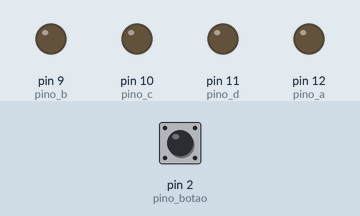
Simulated run of this sketch. Board: Arduino Uno, built with avr-gcc and run on an emulated ATmega328P. On the bench: output pins drawn as LEDs (lit = HIGH). Inputs (shaded band) come from the test bench; at power-on: pin 2 (pino_botao) HIGH. Random numbers use the default seed unless the sketch sets one.

Above: at 1.2 s.
1.3 s: pin 2 (pino_botao) pulled LOW for 1 s
At 2.9 s:
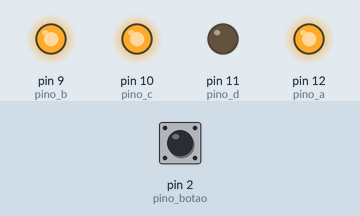
4.3 s: pin 2 (pino_botao) pulled LOW for 3.2 s
At 8.1 s:
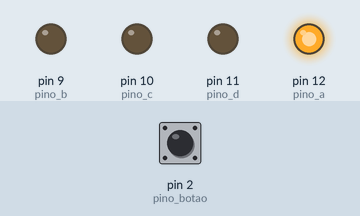
9.0 s: pin 2 (pino_botao) pulled LOW for 3.2 s
At 12.9 s:
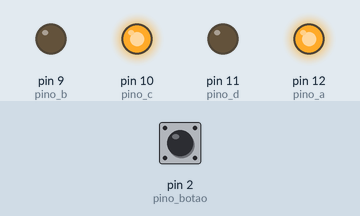
13.7 s: pin 2 (pino_botao) pulled LOW for 0.15 s
At 15.3 s:
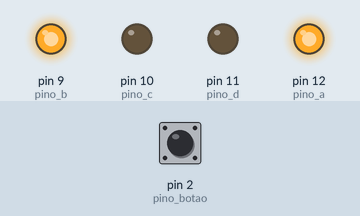
Timing chart, 0 to 16.3 s (numbered marks = the images above; inputs shaded):
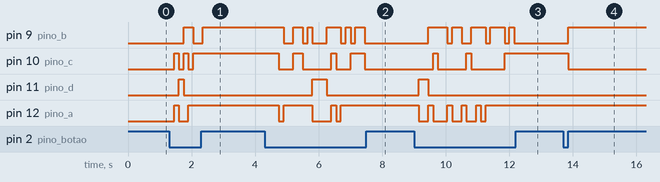

Measured:
- after the input at 1.3 s, pin 9 (pino_b): LOW → HIGH after 0.45 s, → LOW 0.30 s later, → HIGH 0.30 s later; pin 10 (pino_c): alternates HIGH for 0.15 s and LOW for 0.15 s, 5 changes in all, then stays HIGH, starting after 0.15 s
- after the input at 4.3 s, pin 9 (pino_b): HIGH → LOW after 0.60 s, → HIGH 0.30 s later, → LOW 0.30 s later, → HIGH 0.15 s later, … (11 changes in this stretch); pin 10 (pino_c): goes LOW 0.45 s, HIGH 0.30 s, LOW 0.90 s, HIGH 0.15 s, LOW 0.45 s, HIGH 0.45 s, then LOW, starting after 0.45 s
- after the input at 9.0 s, pin 9 (pino_b): LOW → HIGH after 0.45 s, → LOW 0.60 s later, → HIGH 0.15 s later, → LOW 0.30 s later, … (10 changes in this stretch); pin 10 (pino_c): alternates HIGH for 0.15 s and LOW for 0.98 s, 5 changes in all, then stays HIGH, starting after 0.60 s
- after the input at 13.7 s, pin 9 (pino_b): LOW → HIGH after 0.15 s; pin 10 (pino_c): HIGH → LOW after 0.15 s

The sketch:

dado_eletronico.ino
```cpp
/*******************************************************************************
* RoboCore Kit Iniciante V8 para Arduino - 22. Projeto Dado Eletrônico
* Sorteia e exibe valores de 1 a 8 no display de 7 segmentos
*******************************************************************************/
// Pinos responsáveis pelo código BCD
const int pino_a = 12;
const int pino_b = 9;
const int pino_c = 10;
const int pino_d = 11;

// Pino para o botão de sorteio
const int pino_botao = 2;

int leitura_botao, resultado; // Variáveis para leitura do botão

void setup() {
  Serial.begin(9600);
  // Configuração dos pinos do código BCD
  pinMode(pino_a, OUTPUT); // Digito menos significativo
  pinMode(pino_b, OUTPUT);
  pinMode(pino_c, OUTPUT);
  pinMode(pino_d, OUTPUT); // Digito mais significativo

  pinMode(pino_botao, INPUT_PULLUP); // Pino para o botão de sorteio
}

void loop(){
  leitura_botao = digitalRead(pino_botao); // leitura do botão
  if (leitura_botao == LOW) { // verifica se o botão foi pressionado
    delay(150); // delay de 100 ms para que o código não fique sorteando diversos números
    resultado = random(1,10); // Sorteia valores de 1 a 8
    switch (resultado) {
      case 1: // aciona os pinos para o dígito 1, caso o valor da váriavel resultado seja igual a 1
      digitalWrite(pino_a, HIGH);
      digitalWrite(pino_b, LOW);
      digitalWrite(pino_c, LOW);
      digitalWrite(pino_d, LOW);
    break; // encerra o switch

      case 2: // aciona os pinos para o dígito 2, caso o valor da váriavel resultado seja igual a 2
        digitalWrite(pino_a, LOW);
        digitalWrite(pino_b, HIGH);
        digitalWrite(pino_c, LOW);
        digitalWrite(pino_d, LOW);
    break; // encerra o switch

      case 3: // aciona os pinos para o dígito 3, caso o valor da váriavel resultado seja igual a 3
        digitalWrite(pino_a, HIGH);
        digitalWrite(pino_b, HIGH);
        digitalWrite(pino_c, LOW);
        digitalWrite(pino_d, LOW);
    break; // encerra o switch

      case 4: // aciona os pinos para o dígito 4, caso o valor da váriavel resultado seja igual a 4
        digitalWrite(pino_a, LOW);
        digitalWrite(pino_b, LOW);
        digitalWrite(pino_c, HIGH);
        digitalWrite(pino_d, LOW);
    break; // encerra o switch

      case 5: // aciona os pinos para o dígito 5, caso o valor da váriavel resultado seja igual a 5
        digitalWrite(pino_a, HIGH);
        digitalWrite(pino_b, LOW);
        digitalWrite(pino_c, HIGH);
        digitalWrite(pino_d, LOW);
    break; // encerra o switch

      case 6: // aciona os pinos para o dígito 6, caso o valor da váriavel resultado seja igual a 6
        digitalWrite(pino_a, LOW);
        digitalWrite(pino_b, HIGH);
        digitalWrite(pino_c, HIGH);
        digitalWrite(pino_d, LOW);
    break; // encerra o switch

      case 7: // aciona os pinos para o dígito 7, caso o valor da váriavel resultado seja igual a 7
        digitalWrite(pino_a, HIGH);
        digitalWrite(pino_b, HIGH);
        digitalWrite(pino_c, HIGH);
        digitalWrite(pino_d, LOW);
    break; // encerra o switch

      case 8: // aciona os pinos para o dígito 8, caso o valor da váriavel resultado seja igual a 8
        digitalWrite(pino_a, LOW);
        digitalWrite(pino_b, LOW);
        digitalWrite(pino_c, LOW);
        digitalWrite(pino_d, HIGH);
    break; // encerra o switch
    }
  }
}
```
